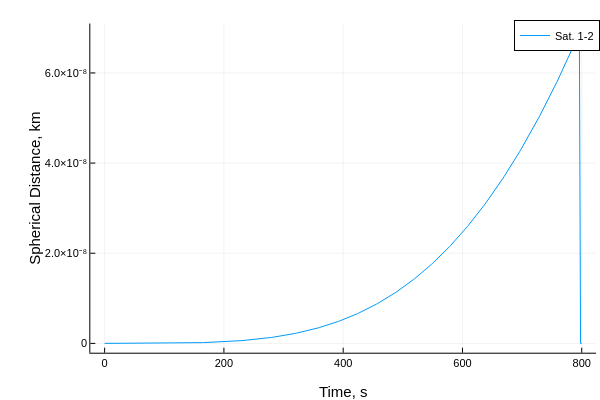

Here is the notebook cell this chart was saved with:
### Code cell
plot(thist,a_mks*Ωhist[2:end,:],label=permutedims(mylabel))
plot!(xlabel="Time, s", ylabel = "Spherical Distance, km")

### Figure 1 — Plotly figure (JSON) as saved in the notebook; plotly's stock layout.template omitted (floating-point values rounded to 4 significant figures; data arrays with more than 128 entries replaced by an {"elided": "..."} marker saying what was removed)
{"data": [{"colorbar": {"title": ""}, "legendgroup": "Sat. 1-2", "line": {"color": "rgba(0, 154, 250, 1.000)", "dash": "solid", "shape": "linear", "width": 1}, "mode": "lines", "name": "Sat. 1-2", "showlegend": true, "type": "scatter", "x": {"elided": "401 int values"}, "xaxis": "x", "y": {"elided": "401 float values"}, "yaxis": "y", "zmax": null, "zmin": null}], "layout": {"annotations": [], "height": 400, "legend": {"bgcolor": "rgba(255, 255, 255, 1.000)", "bordercolor": "rgba(0, 0, 0, 1.000)", "borderwidth": 1, "font": {"color": "rgba(0, 0, 0, 1.000)", "family": "sans-serif", "size": 11}, "title": {"font": {"color": "rgba(0, 0, 0, 1.000)", "family": "sans-serif", "size": 15}, "text": ""}, "tracegroupgap": 0, "traceorder": "normal", "x": 1, "xanchor": "auto", "y": 1, "yanchor": "auto"}, "margin": {"b": 20, "l": 0, "r": 0, "t": 20}, "paper_bgcolor": "rgba(255, 255, 255, 1.000)", "plot_bgcolor": "rgba(255, 255, 255, 1.000)", "showlegend": true, "width": 600, "xaxis": {"anchor": "y", "domain": [0.1505, 0.9934], "gridcolor": "rgba(0, 0, 0, 0.100)", "gridwidth": 0.5, "linecolor": "rgba(0, 0, 0, 1.000)", "mirror": false, "range": [-24, 824], "showgrid": true, "showline": true, "showticklabels": true, "tickangle": 0, "tickcolor": "rgb(0, 0, 0)", "tickfont": {"color": "rgba(0, 0, 0, 1.000)", "family": "sans-serif", "size": 11}, "tickmode": "array", "ticks": "inside", "ticktext": ["0", "200", "400", "600", "800"], "tickvals": [0, 200, 400, 600, 800], "title": "Time, s", "titlefont": {"color": "rgba(0, 0, 0, 1.000)", "family": "sans-serif", "size": 15}, "type": "-", "visible": true, "zeroline": false, "zerolinecolor": "rgba(0, 0, 0, 1.000)"}, "yaxis": {"anchor": "x", "domain": [0.07581, 0.9902], "gridcolor": "rgba(0, 0, 0, 0.100)", "gridwidth": 0.5, "linecolor": "rgba(0, 0, 0, 1.000)", "mirror": false, "range": [-2.067e-09, 7.096e-08], "showgrid": true, "showline": true, "showticklabels": true, "tickangle": 0, "tickcolor": "rgb(0, 0, 0)", "tickfont": {"color": "rgba(0, 0, 0, 1.000)", "family": "sans-serif", "size": 11}, "tickmode": "array", "ticks": "inside", "ticktext": ["0", "2.0×10⁻⁸", "4.0×10⁻⁸", "6.0×10⁻⁸"], "tickvals": [0, 2e-08, 4e-08, 6e-08], "title": "Spherical Distance, km", "titlefont": {"color": "rgba(0, 0, 0, 1.000)", "family": "sans-serif", "size": 15}, "type": "-", "visible": true, "zeroline": false, "zerolinecolor": "rgba(0, 0, 0, 1.000)"}}}
